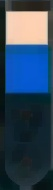
#> input picture fucking_game/test_flasks/1.jpg, 53 x 190 px
$ python -i found_colors.py   (imports and definitions only)
#> lines starting #> are read from the running program, lines starting #| are printed output that depends on the picture; after the words box and inside, x2 and y2 are one past the last pixel; in counts of white or black regions, pixels touching at a corner belong together
'''Этот модуль отвечает за поиск и распознавание цветов в каждой колбе'''
import cv2
import numpy as np
import json
import os


class BreakAction(Exception):
    pass


variations = [
    ('LIGHTBLUE', (np.array((30, 50, 210), np.uint8), np.array((106, 255, 255), np.uint8)), (224, 161, 103)),
    ('ORANGE', (np.array((0, 165, 203), np.uint8), np.array((19, 255, 255), np.uint8)), (68, 144, 226)),
    ('YELLOW', (np.array((22, 46, 192), np.uint8), np.array((34, 255, 255), np.uint8)), (64, 185, 227)),
    ('RED', (np.array((0, 148, 114), np.uint8), np.array((7, 255, 255), np.uint8)), (30, 43, 173)),
    ('LIGHTGREEN', (np.array((41, 0, 160), np.uint8), np.array((65, 255, 255), np.uint8)), (70, 187, 108)),
    ('BLUE', (np.array((103, 181, 135), np.uint8), np.array((120, 255, 255), np.uint8)), (207, 90, 39)),
    ('BURGUNDY', (np.array((158, 135, 84), np.uint8), np.array((255, 255, 127), np.uint8)), (53, 32, 95)),
    ('GREEN', (np.array((86, 121, 86), np.uint8), np.array((96, 255, 255), np.uint8)), (100, 97, 46)),
    ('PINK', (np.array((140, 0, 197), np.uint8), np.array((154, 255, 255), np.uint8)), (219, 153, 212)),
    ('CRIMSON', (np.array((140, 88, 183), np.uint8), np.array((195, 255, 255), np.uint8)), (128, 109, 218)),
    ('CREAM', (np.array((0, 0, 241), np.uint8), np.array((20, 255, 255), np.uint8)), (194, 218, 248)),
    ('PURPLE', (np.array((131, 157, 186), np.uint8), np.array((255, 255, 255), np.uint8)), (201, 64, 132)),
    ('GRAY', (np.array((0, 0, 94), np.uint8), np.array((255, 29, 116), np.uint8)), (109, 107, 106)),
    ('LILAC', (np.array((117, 155, 136), np.uint8), np.array((125, 255, 255), np.uint8)), (187, 62, 71))
]


# [20 lines left out: function preprocessing_image, not called in this run]


def found_rect(contour, my_list, coeff_width, coeff_height, is_flask=False):
    '''Функция распознавания прямоугольника'''
    rect = cv2.minAreaRect(contour)
    box = np.intp(cv2.boxPoints(rect))
    if is_flask ==True:
        if rect[1][0] >= coeff_height and rect[1][1] >= coeff_height:
            my_list.append(rect)
    else:
        if (rect[1][0] >= rect[1][1] and rect[1][1] >= coeff_width and rect[1][0] >= coeff_height) or \
            (rect[1][0] < rect[1][1] and rect[1][0] >= coeff_width and rect[1][1] >= coeff_height):
            # Добавляем прямоугольники с колбами в список
            my_list.append(rect)

    return my_list, box


# [17 lines left out: function crop_rects, not called in this run]


def create_color_list(image):
    '''Функция для создания списка колб с цветами вместо числовых значений'''
#> called with image = 'test_flasks/1.jpg'
    # Более агрессивный подход для удаления ненужных шумов с изображения с использованием эрозии
    morph_kernel = np.ones((3, 3))
    erode_image = cv2.erode(cv2.imread(image), kernel=morph_kernel, iterations=3)
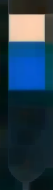
#> erode_image: shape (190, 53, 3); mean B, G, R 75.7, 58.9, 34.8
    cv2.imwrite(image, erode_image)
    color_pixels = cv2.imread(image)
    height, width, _ = color_pixels.shape
#> height = 190; width = 53
    hsv_colors = cv2.cvtColor(color_pixels, cv2.COLOR_BGR2HSV)
#> hsv_colors: shape (190, 53, 3); mean H, S, V 83.4, 172.5, 83.1

    colors_info, count_colors = [], []
    # Подбор коэффициентов
    coeff_width = round(width / 1.5)
#> coeff_width = 35
    coeff_height = round(height / 6.8)
#> coeff_height = 28
    for variation in variations:
        # Проверяем пороговое значение для каждой вариации цвета на картинке и находим контуры
        thresholder = cv2.inRange(hsv_colors, variation[1][0], variation[1][1])
        contours_color, _ = cv2.findContours(
            thresholder,
            cv2.RETR_TREE,
            cv2.CHAIN_APPROX_SIMPLE
        )
        if contours_color:
            # В случае если контур был найден, определяем координаты и размеры прямоугольника с цветом
            color = []
            for cnt in contours_color:
                color_coords, _ = found_rect(cnt, color, coeff_width, coeff_height, is_flask=True)
            for cnt in color_coords:
                # Исключаем наложение прямоугольников друг на друга
                add_flag = True
                if len(colors_info) > 0:
                    for add_color in colors_info:
                        if abs(cnt[0][1] - add_color[1][1]) < 38:
                            add_flag = False
                            break
                if add_flag == True:
                    # Добавляем в список информацию о цвете и его местоположении
                    color_name = variation[0]
                    colors_info.append([color_name, cnt[0], cnt[1]])
                    count_colors.append([variation[0]])
#> this loop made 14 passes
#> contours_color on pass 5: [[[43, 40], [44, 40]]]
#> after the loop, colors_info = [['BLUE', (26.5, 66), (46, 35)]]; count_colors = [['BLUE']]

    # Поддержка 2 и более цветов друг за другом
    if len(colors_info) > 1:
        min_color_rect = min(
            colors_info,
            key=lambda
            item:
            item[2][0]
        )[2][0]
        idx_line = 0
        while idx_line < len(colors_info):
            if colors_info[idx_line][2][0] > 2.75 * min_color_rect:
                for _ in range(2):
                    colors_info.insert(idx_line, colors_info[idx_line])
                idx_line += 2
            elif colors_info[idx_line][2][0] > 1.75 * min_color_rect:
                colors_info.insert(idx_line, colors_info[idx_line])
                idx_line += 2
            else:
                idx_line += 1

    # Не учитываем пустые списки (пустые колбы будут добавляться отдельно)
    if len(colors_info) < 4 and len(colors_info) > 0:
        # Добавляем неопределившиеся значения список цветов в колбе
        for _ in range(4 - len(colors_info)):
            colors_info.append(['UNDEFINED', (0, height)])
#> this loop made 3 passes
#> after the loop, colors_info = [['BLUE', (26.5, 66), (46, 35)], ['UNDEFINED', (0, 190)], ['UNDEFINED', (0, 190)], ['UNDEFINED', (0, 190)]]

    return colors_info


# [208 lines left out: functions sorted_flasks, replace_undefined, found_colors_in_flasks, create_json, replace_in_json, create_image_for_replace and 1 more, not called in this run]

>>> result = create_color_list('test_flasks/1.jpg')
#> result has the same summary as colors_info in create_color_list

$ run again, on fucking_game/test_flasks/11.jpg
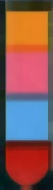
#> input picture fucking_game/test_flasks/11.jpg, 53 x 190 px
#> hsv_colors: shape (190, 53, 3); mean H, S, V 69.5, 163.7, 135.4
#> the loop in create_color_list, `for variation in variations:` made 14 passes
#> contours_color on passes 8, 12, 13: [[[8, 104], [8, 105]]], [[[30, 78], [30, 80], [30, 79], [31, 78]]], [[[52, 90]]]
#> pass 1, in create_color_list, `thresholder = cv2.inRange(hsv_colors, variation[1][0], variation[1][1])`:
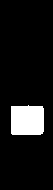
#> thresholder: shape (190, 53); 9.4% white; 1 white region, box (x1, y1, x2, y2) and area: (11, 105, 44, 135) 950
#> pass 2, in create_color_list, `thresholder = cv2.inRange(hsv_colors, variation[1][0], variation[1][1])`:
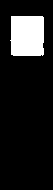
#> thresholder: shape (190, 53); 13% white; 1 white region, box (x1, y1, x2, y2) and area: (10, 16, 44, 56) 1311
#> after the loop in create_color_list, `for variation in variations:`: colors_info = [['LIGHTBLUE', (27, 119.5), (29, 32)], ['ORANGE', (26.5, 35.5), (39, 33)], ['RED', (27, 166), (32, 36)]]; count_colors = [['LIGHTBLUE'], ['ORANGE'], ['RED']]
#> min_color_rect = 29
#> the loop in create_color_list, `while idx_line < len(colors_info):` made 3 passes
#> after the loop in create_color_list, `while idx_line < len(colors_info):`: idx_line = 3
#> the loop in create_color_list, `for _ in range(4 - len(colors_info)):` made 1 pass
#> after the loop in create_color_list, `for _ in range(4 - len(colors_info)):`: colors_info = [['LIGHTBLUE', (27, 119.5), (29, 32)], ['ORANGE', (26.5, 35.5), (39, 33)], ['RED', (27, 166), (32, 36)], ['UNDEFINED', (0, 190)]]
#> result has the same summary as colors_info in create_color_list

$ run again, on fucking_game/test_flasks/13.jpg
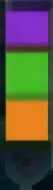
#> input picture fucking_game/test_flasks/13.jpg, 53 x 190 px
#> in create_color_list, `erode_image = cv2.erode(cv2.imread(image), kernel=morph_kernel, iterat..`:
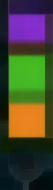
#> erode_image: shape (190, 53, 3); mean B, G, R 48.1, 70, 68.4
#> hsv_colors: shape (190, 53, 3); mean H, S, V 74.2, 181.1, 101.8
#> the loop in create_color_list, `for variation in variations:` made 14 passes
#> pass 2, in create_color_list, `thresholder = cv2.inRange(hsv_colors, variation[1][0], variation[1][1])`:
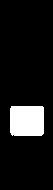
#> thresholder: shape (190, 53); 10% white; 1 white region, box (x1, y1, x2, y2) and area: (10, 106, 44, 136) 1009
#> after the loop in create_color_list, `for variation in variations:`: colors_info = [['ORANGE', (26.5, 120.5), (29, 33)], ['LIGHTGREEN', (26.5, 73), (32, 35)]]; count_colors = [['ORANGE'], ['LIGHTGREEN']]
#> min_color_rect = 29
#> the loop in create_color_list, `while idx_line < len(colors_info):` made 2 passes
#> idx_line on passes 1 to 2: 1, 2
#> after the loop in create_color_list, `while idx_line < len(colors_info):`: idx_line = 2
#> the loop in create_color_list, `for _ in range(4 - len(colors_info)):` made 2 passes
#> after the loop in create_color_list, `for _ in range(4 - len(colors_info)):`: colors_info = [['ORANGE', (26.5, 120.5), (29, 33)], ['LIGHTGREEN', (26.5, 73), (32, 35)], ['UNDEFINED', (0, 190)], ['UNDEFINED', (0, 190)]]
#> result has the same summary as colors_info in create_color_list
